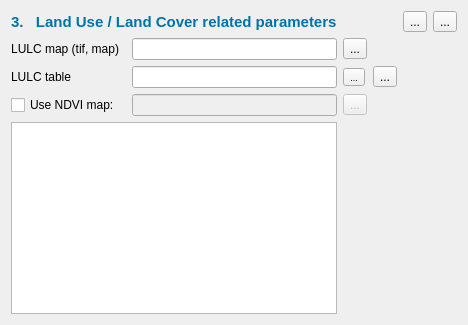
         <widget class="QWidget" name="tab_4">
          <attribute name="icon">
           <iconset resource="resources/lisemdbase.qrc">
            <normaloff>:/2X/Plant-icon.png</normaloff>:/2X/Plant-icon.png</iconset>
          </attribute>
          <attribute name="title">
           <string/>
          </attribute>
          <layout class="QGridLayout" name="gridLayout_7">
           <item row="0" column="5">
            <widget class="QToolButton" name="toolButton_resetLULC">
             <property name="text">
              <string>...</string>
             </property>
             <property name="icon">
              <iconset resource="resources/lisemdbase.qrc">
               <normaloff>:/2X/reset.png</normaloff>:/2X/reset.png</iconset>
             </property>
            </widget>
           </item>
           <item row="0" column="6">
            <widget class="QToolButton" name="toolButton_help3">
             <property name="text">
              <string>...</string>
             </property>
             <property name="icon">
              <iconset resource="resources/lisemdbase.qrc">
               <normaloff>:/2X/question-mark-button2x.png</normaloff>:/2X/question-mark-button2x.png</iconset>
             </property>
            </widget>
           </item>
           <item row="2" column="3">
            <widget class="QToolButton" name="toolButton_LULCTable">
             <property name="font">
              <font>
               <pointsize>7</pointsize>
               <bold>false</bold>
              </font>
             </property>
             <property name="toolTip">
              <string>open an LULC table (text  file, see help)</string>
             </property>
             <property name="text">
              <string>...</string>
             </property>
             <property name="icon">
              <iconset resource="resources/lisemdbase.qrc">
               <normaloff>:/2X/Folder-Open-icon2.png</normaloff>:/2X/Folder-Open-icon2.png</iconset>
             </property>
             <property name="toolButtonStyle">
              <enum>Qt::ToolButtonIconOnly</enum>
             </property>
            </widget>
           </item>
           <item row="4" column="0" colspan="3">
            <widget class="QTableView" name="tableViewLULC">
             <property name="sizePolicy">
              <sizepolicy hsizetype="Preferred" vsizetype="Preferred">
               <horstretch>0</horstretch>
               <verstretch>0</verstretch>
              </sizepolicy>
             </property>
             <property name="font">
              <font>
               <pointsize>9</pointsize>
              </font>
             </property>
            </widget>
           </item>
           <item row="1" column="0" colspan="2">
            <widget class="QLabel" name="label_11">
             <property name="sizePolicy">
              <sizepolicy hsizetype="Fixed" vsizetype="Fixed">
               <horstretch>0</horstretch>
               <verstretch>0</verstretch>
              </sizepolicy>
             </property>
             <property name="font">
              <font>
               <pointsize>9</pointsize>
               <bold>false</bold>
              </font>
             </property>
             <property name="text">
              <string>LULC map (tif, map)</string>
             </property>
             <property name="alignment">
              <set>Qt::AlignRight|Qt::AlignTrailing|Qt::AlignVCenter</set>
             </property>
            </widget>
           </item>
           <item row="1" column="2">
            <widget class="QLineEdit" name="lineEdit_LULCMap">
             <property name="sizePolicy">
              <sizepolicy hsizetype="Preferred" vsizetype="Fixed">
               <horstretch>0</horstretch>
               <verstretch>0</verstretch>
              </sizepolicy>
             </property>
             <property name="font">
              <font>
               <pointsize>9</pointsize>
               <bold>false</bold>
              </font>
             </property>
            </widget>
           </item>
           <item row="0" column="0" colspan="3">
            <widget class="QLabel" name="label_32">
             <property name="sizePolicy">
              <sizepolicy hsizetype="Preferred" vsizetype="Preferred">
               <horstretch>0</horstretch>
               <verstretch>0</verstretch>
              </sizepolicy>
             </property>
             <property name="palette">
              <palette>
               <active>
                <colorrole role="WindowText">
                 <brush brushstyle="SolidPattern">
                  <color alpha="255">
                   <red>0</red>
                   <green>116</green>
                   <blue>170</blue>
                  </color>
                 </brush>
                </colorrole>
               </active>
               <inactive>
                <colorrole role="WindowText">
                 <brush brushstyle="SolidPattern">
                  <color alpha="255">
                   <red>0</red>
                   <green>116</green>
                   <blue>170</blue>
                  </color>
                 </brush>
                </colorrole>
               </inactive>
               <disabled>
                <colorrole role="WindowText">
                 <brush brushstyle="SolidPattern">
                  <color alpha="255">
                   <red>120</red>
                   <green>120</green>
                   <blue>120</blue>
                  </color>
                 </brush>
                </colorrole>
               </disabled>
              </palette>
             </property>
             <property name="font">
              <font>
               <pointsize>11</pointsize>
               <bold>true</bold>
              </font>
             </property>
             <property name="text">
              <string>3.   Land Use / Land Cover related parameters</string>
             </property>
            </widget>
           </item>
           <item row="2" column="0" colspan="2">
            <widget class="QLabel" name="label_9">
             <property name="sizePolicy">
              <sizepolicy hsizetype="Fixed" vsizetype="Preferred">
               <horstretch>0</horstretch>
               <verstretch>0</verstretch>
              </sizepolicy>
             </property>
             <property name="font">
              <font>
               <pointsize>9</pointsize>
               <bold>false</bold>
              </font>
             </property>
             <property name="text">
              <string>LULC table</string>
             </property>
             <property name="alignment">
              <set>Qt::AlignRight|Qt::AlignTrailing|Qt::AlignVCenter</set>
             </property>
            </widget>
           </item>
           <item row="2" column="4">
            <widget class="QToolButton" name="toolButton_saveLULC">
             <property name="text">
              <string>...</string>
             </property>
             <property name="icon">
              <iconset resource="resources/lisemdbase.qrc">
               <normaloff>:/2X/filesave2X.png</normaloff>:/2X/filesave2X.png</iconset>
             </property>
            </widget>
           </item>
           <item row="1" column="3">
            <widget class="QToolButton" name="toolButton_LULCMap">
             <property name="text">
              <string>...</string>
             </property>
             <property name="icon">
              <iconset resource="resources/lisemdbase.qrc">
               <normaloff>:/2X/Folder-Open-icon2.png</normaloff>:/2X/Folder-Open-icon2.png</iconset>
             </property>
            </widget>
           </item>
           <item row="2" column="2">
            <widget class="QLineEdit" name="lineEdit_LULCTable">
             <property name="sizePolicy">
              <sizepolicy hsizetype="MinimumExpanding" vsizetype="Fixed">
               <horstretch>0</horstretch>
               <verstretch>0</verstretch>
              </sizepolicy>
             </property>
             <property name="font">
              <font>
               <pointsize>9</pointsize>
               <bold>false</bold>
              </font>
             </property>
            </widget>
           </item>
           <item row="3" column="0">
            <widget class="QCheckBox" name="checkBox_useNDVI">
             <property name="text">
              <string>Use NDVI map:</string>
             </property>
            </widget>
           </item>
           <item row="3" column="2">
            <widget class="QLineEdit" name="lineEdit_NDVIMap">
             <property name="enabled">
              <bool>false</bool>
             </property>
            </widget>
           </item>
           <item row="3" column="3">
            <widget class="QToolButton" name="toolButton_NDVIMap">
             <property name="enabled">
              <bool>false</bool>
             </property>
             <property name="text">
              <string>...</string>
             </property>
             <property name="icon">
              <iconset resource="resources/lisemdbase.qrc">
               <normaloff>:/2X/Folder-Open-icon2.png</normaloff>:/2X/Folder-Open-icon2.png</iconset>
             </property>
            </widget>
           </item>
          </layout>
         </widget>
